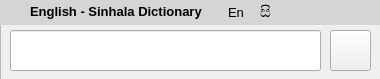
<?xml version="1.0" encoding="UTF-8"?>
<ui version="4.0">
 <class>MainWindow</class>
 <widget class="QMainWindow" name="MainWindow">
  <property name="geometry">
   <rect>
    <x>0</x>
    <y>0</y>
    <width>380</width>
    <height>79</height>
   </rect>
  </property>
  <property name="windowTitle">
   <string>Sinhala Dictionary</string>
  </property>
  <property name="windowIcon">
   <iconset>
    <normaloff>logo.png</normaloff>logo.png</iconset>
  </property>
  <property name="windowOpacity">
   <double>0.950000000000000</double>
  </property>
  <widget class="QWidget" name="centralWidget">
   <widget class="QFrame" name="topFrame">
    <property name="geometry">
     <rect>
      <x>0</x>
      <y>0</y>
      <width>381</width>
      <height>25</height>
     </rect>
    </property>
    <property name="autoFillBackground">
     <bool>false</bool>
    </property>
    <property name="styleSheet">
     <string notr="true">background:rgb(213, 213, 213)</string>
    </property>
    <property name="frameShape">
     <enum>QFrame::Panel</enum>
    </property>
    <property name="frameShadow">
     <enum>QFrame::Plain</enum>
    </property>
    <property name="lineWidth">
     <number>0</number>
    </property>
    <widget class="QPushButton" name="btnClose">
     <property name="geometry">
      <rect>
       <x>354</x>
       <y>2</y>
       <width>21</width>
       <height>21</height>
      </rect>
     </property>
     <property name="cursor">
      <cursorShape>PointingHandCursor</cursorShape>
     </property>
     <property name="toolTip">
      <string>Close</string>
     </property>
     <property name="toolTipDuration">
      <number>2</number>
     </property>
     <property name="text">
      <string/>
     </property>
     <property name="icon">
      <iconset>
       <normaloff>close.png</normaloff>close.png</iconset>
     </property>
     <property name="iconSize">
      <size>
       <width>15</width>
       <height>15</height>
      </size>
     </property>
     <property name="flat">
      <bool>true</bool>
     </property>
    </widget>
    <widget class="QPushButton" name="btnHelp">
     <property name="geometry">
      <rect>
       <x>314</x>
       <y>2</y>
       <width>21</width>
       <height>21</height>
      </rect>
     </property>
     <property name="cursor">
      <cursorShape>PointingHandCursor</cursorShape>
     </property>
     <property name="toolTip">
      <string>Help</string>
     </property>
     <property name="text">
      <string/>
     </property>
     <property name="icon">
      <iconset>
       <normaloff>help.png</normaloff>help.png</iconset>
     </property>
     <property name="iconSize">
      <size>
       <width>15</width>
       <height>15</height>
      </size>
     </property>
     <property name="flat">
      <bool>true</bool>
     </property>
    </widget>
    <widget class="QPushButton" name="btnSettings">
     <property name="geometry">
      <rect>
       <x>294</x>
       <y>2</y>
       <width>21</width>
       <height>21</height>
      </rect>
     </property>
     <property name="cursor">
      <cursorShape>PointingHandCursor</cursorShape>
     </property>
     <property name="toolTip">
      <string>Settings</string>
     </property>
     <property name="toolTipDuration">
      <number>2</number>
     </property>
     <property name="text">
      <string/>
     </property>
     <property name="icon">
      <iconset>
       <normaloff>gear.png</normaloff>gear.png</iconset>
     </property>
     <property name="iconSize">
      <size>
       <width>15</width>
       <height>15</height>
      </size>
     </property>
     <property name="flat">
      <bool>true</bool>
     </property>
    </widget>
    <widget class="QLabel" name="label">
     <property name="geometry">
      <rect>
       <x>30</x>
       <y>1</y>
       <width>181</width>
       <height>21</height>
      </rect>
     </property>
     <property name="font">
      <font>
       <family>Segoe UI</family>
       <pointsize>10</pointsize>
       <weight>75</weight>
       <bold>true</bold>
      </font>
     </property>
     <property name="text">
      <string>English - Sinhala Dictionary</string>
     </property>
    </widget>
    <widget class="QPushButton" name="btnResize">
     <property name="geometry">
      <rect>
       <x>334</x>
       <y>2</y>
       <width>21</width>
       <height>20</height>
      </rect>
     </property>
     <property name="font">
      <font>
       <pointsize>14</pointsize>
      </font>
     </property>
     <property name="cursor">
      <cursorShape>PointingHandCursor</cursorShape>
     </property>
     <property name="toolTip">
      <string>Resize/Expand</string>
     </property>
     <property name="toolTipDuration">
      <number>2</number>
     </property>
     <property name="text">
      <string/>
     </property>
     <property name="icon">
      <iconset>
       <normaloff>up.png</normaloff>up.png</iconset>
     </property>
     <property name="iconSize">
      <size>
       <width>15</width>
       <height>15</height>
      </size>
     </property>
     <property name="flat">
      <bool>true</bool>
     </property>
    </widget>
    <widget class="QLabel" name="label_2">
     <property name="geometry">
      <rect>
       <x>4</x>
       <y>3</y>
       <width>21</width>
       <height>20</height>
      </rect>
     </property>
     <property name="text">
      <string/>
     </property>
     <property name="pixmap">
      <pixmap>logo.png</pixmap>
     </property>
     <property name="scaledContents">
      <bool>true</bool>
     </property>
    </widget>
    <widget class="QLabel" name="label_3">
     <property name="geometry">
      <rect>
       <x>228</x>
       <y>2</y>
       <width>20</width>
       <height>20</height>
      </rect>
     </property>
     <property name="font">
      <font>
       <pointsize>10</pointsize>
       <weight>50</weight>
       <bold>false</bold>
      </font>
     </property>
     <property name="text">
      <string>En</string>
     </property>
    </widget>
    <widget class="QLabel" name="label_4">
     <property name="geometry">
      <rect>
       <x>260</x>
       <y>2</y>
       <width>20</width>
       <height>20</height>
      </rect>
     </property>
     <property name="font">
      <font>
       <pointsize>11</pointsize>
       <weight>50</weight>
       <bold>false</bold>
      </font>
     </property>
     <property name="text">
      <string>සි</string>
     </property>
    </widget>
    <widget class="QPushButton" name="btnEnSi">
     <property name="geometry">
      <rect>
       <x>241</x>
       <y>5</y>
       <width>20</width>
       <height>15</height>
      </rect>
     </property>
     <property name="font">
      <font>
       <pointsize>14</pointsize>
      </font>
     </property>
     <property name="cursor">
      <cursorShape>PointingHandCursor</cursorShape>
     </property>
     <property name="toolTip">
      <string>Switch Translation Mode</string>
     </property>
     <property name="toolTipDuration">
      <number>2</number>
     </property>
     <property name="text">
      <string/>
     </property>
     <property name="icon">
      <iconset>
       <normaloff>right.png</normaloff>right.png</iconset>
     </property>
     <property name="iconSize">
      <size>
       <width>15</width>
       <height>15</height>
      </size>
     </property>
     <property name="flat">
      <bool>true</bool>
     </property>
    </widget>
    <widget class="QPushButton" name="btnAddWord">
     <property name="geometry">
      <rect>
       <x>275</x>
       <y>2</y>
       <width>21</width>
       <height>21</height>
      </rect>
     </property>
     <property name="cursor">
      <cursorShape>PointingHandCursor</cursorShape>
     </property>
     <property name="toolTip">
      <string>Add Word/Definition</string>
     </property>
     <property name="toolTipDuration">
      <number>2</number>
     </property>
     <property name="text">
      <string/>
     </property>
     <property name="icon">
      <iconset>
       <normaloff>plus.png</normaloff>plus.png</iconset>
     </property>
     <property name="iconSize">
      <size>
       <width>15</width>
       <height>15</height>
      </size>
     </property>
     <property name="flat">
      <bool>true</bool>
     </property>
    </widget>
   </widget>
   <widget class="QFrame" name="searchFrame">
    <property name="geometry">
     <rect>
      <x>0</x>
      <y>20</y>
      <width>381</width>
      <height>60</height>
     </rect>
    </property>
    <property name="frameShape">
     <enum>QFrame::StyledPanel</enum>
    </property>
    <property name="frameShadow">
     <enum>QFrame::Raised</enum>
    </property>
    <widget class="QPushButton" name="btnSearch">
     <property name="geometry">
      <rect>
       <x>330</x>
       <y>10</y>
       <width>41</width>
       <height>41</height>
      </rect>
     </property>
     <property name="cursor">
      <cursorShape>PointingHandCursor</cursorShape>
     </property>
     <property name="toolTip">
      <string>Search</string>
     </property>
     <property name="toolTipDuration">
      <number>2</number>
     </property>
     <property name="text">
      <string/>
     </property>
     <property name="icon">
      <iconset>
       <normaloff>search.png</normaloff>search.png</iconset>
     </property>
     <property name="iconSize">
      <size>
       <width>30</width>
       <height>30</height>
      </size>
     </property>
     <property name="flat">
      <bool>false</bool>
     </property>
    </widget>
    <widget class="QLineEdit" name="searchText">
     <property name="geometry">
      <rect>
       <x>10</x>
       <y>10</y>
       <width>311</width>
       <height>41</height>
      </rect>
     </property>
     <property name="font">
      <font>
       <pointsize>12</pointsize>
      </font>
     </property>
     <property name="toolTip">
      <string>Search Text</string>
     </property>
     <property name="toolTipDuration">
      <number>1</number>
     </property>
     <property name="text">
      <string/>
     </property>
    </widget>
    <widget class="QPushButton" name="btnWarn">
     <property name="geometry">
      <rect>
       <x>280</x>
       <y>10</y>
       <width>41</width>
       <height>41</height>
      </rect>
     </property>
     <property name="cursor">
      <cursorShape>PointingHandCursor</cursorShape>
     </property>
     <property name="toolTip">
      <string>Add Definition</string>
     </property>
     <property name="toolTipDuration">
      <number>2</number>
     </property>
     <property name="text">
      <string/>
     </property>
     <property name="icon">
      <iconset>
       <normaloff>warning.png</normaloff>warning.png</iconset>
     </property>
     <property name="iconSize">
      <size>
       <width>30</width>
       <height>30</height>
      </size>
     </property>
     <property name="flat">
      <bool>true</bool>
     </property>
    </widget>
   </widget>
   <widget class="QPlainTextEdit" name="meaning">
    <property name="geometry">
     <rect>
      <x>10</x>
      <y>30</y>
      <width>360</width>
      <height>0</height>
     </rect>
    </property>
    <property name="font">
     <font>
      <pointsize>12</pointsize>
     </font>
    </property>
    <property name="readOnly">
     <bool>true</bool>
    </property>
   </widget>
   <widget class="QFrame" name="suggestionFrame">
    <property name="geometry">
     <rect>
      <x>10</x>
      <y>29</y>
      <width>360</width>
      <height>0</height>
     </rect>
    </property>
    <property name="frameShape">
     <enum>QFrame::StyledPanel</enum>
    </property>
    <property name="frameShadow">
     <enum>QFrame::Raised</enum>
    </property>
    <widget class="QListView" name="lstSuggestions">
     <property name="enabled">
      <bool>true</bool>
     </property>
     <property name="geometry">
      <rect>
       <x>0</x>
       <y>20</y>
       <width>360</width>
       <height>155</height>
      </rect>
     </property>
     <property name="font">
      <font>
       <pointsize>12</pointsize>
      </font>
     </property>
     <property name="toolTip">
      <string>Shows the suggestions when the word in not found the database</string>
     </property>
     <property name="toolTipDuration">
      <number>2</number>
     </property>
     <property name="viewMode">
      <enum>QListView::ListMode</enum>
     </property>
     <property name="uniformItemSizes">
      <bool>true</bool>
     </property>
    </widget>
    <widget class="QLabel" name="lblSuggestions">
     <property name="geometry">
      <rect>
       <x>5</x>
       <y>0</y>
       <width>311</width>
       <height>16</height>
      </rect>
     </property>
     <property name="text">
      <string>No meanings were found.. Suggestions</string>
     </property>
     <property name="textInteractionFlags">
      <set>Qt::NoTextInteraction</set>
     </property>
    </widget>
   </widget>
   <zorder>searchFrame</zorder>
   <zorder>topFrame</zorder>
   <zorder>meaning</zorder>
   <zorder>suggestionFrame</zorder>
  </widget>
 </widget>
 <layoutdefault spacing="6" margin="11"/>
 <resources/>
 <connections/>
</ui>
